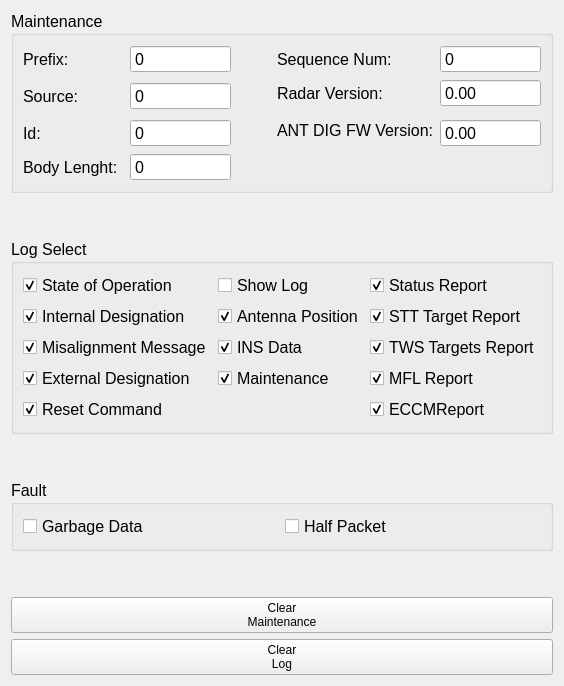
       <widget class="QWidget" name="tab_4">
        <attribute name="title">
         <string>Maintenance</string>
        </attribute>
        <layout class="QVBoxLayout" name="verticalLayout_7">
         <item>
          <widget class="QGroupBox" name="groupBox_3">
           <property name="font">
            <font>
             <pointsize>12</pointsize>
            </font>
           </property>
           <property name="title">
            <string>Maintenance</string>
           </property>
           <layout class="QGridLayout" name="gridLayout_18">
            <item row="1" column="0" rowspan="2">
             <widget class="QLabel" name="lblMFLRepSource_3">
              <property name="text">
               <string>Source:</string>
              </property>
             </widget>
            </item>
            <item row="0" column="4">
             <widget class="QDoubleSpinBox" name="sbMaintSeqNum">
              <property name="readOnly">
               <bool>true</bool>
              </property>
              <property name="buttonSymbols">
               <enum>QAbstractSpinBox::ButtonSymbols::NoButtons</enum>
              </property>
              <property name="decimals">
               <number>0</number>
              </property>
              <property name="maximum">
               <double>42949672951321.000000000000000</double>
              </property>
             </widget>
            </item>
            <item row="0" column="0">
             <widget class="QLabel" name="lblMFLRepPrefix_3">
              <property name="text">
               <string>Prefix:</string>
              </property>
             </widget>
            </item>
            <item row="1" column="4">
             <widget class="QDoubleSpinBox" name="sbMaintRdrVer">
              <property name="readOnly">
               <bool>true</bool>
              </property>
              <property name="buttonSymbols">
               <enum>QAbstractSpinBox::ButtonSymbols::NoButtons</enum>
              </property>
              <property name="maximum">
               <double>100000.000000000000000</double>
              </property>
             </widget>
            </item>
            <item row="4" column="0">
             <widget class="QLabel" name="lblMFLRepBodyLen_3">
              <property name="text">
               <string>Body Lenght:</string>
              </property>
             </widget>
            </item>
            <item row="0" column="3">
             <widget class="QLabel" name="lblMFLRepSeqNum_4">
              <property name="text">
               <string>Sequence Num:</string>
              </property>
             </widget>
            </item>
            <item row="1" column="1" rowspan="2">
             <widget class="QSpinBox" name="sbMaintSource">
              <property name="readOnly">
               <bool>true</bool>
              </property>
              <property name="buttonSymbols">
               <enum>QAbstractSpinBox::ButtonSymbols::NoButtons</enum>
              </property>
              <property name="maximum">
               <number>65535</number>
              </property>
              <property name="displayIntegerBase">
               <number>16</number>
              </property>
             </widget>
            </item>
            <item row="0" column="1">
             <widget class="QSpinBox" name="sbMaintPrefix">
              <property name="readOnly">
               <bool>true</bool>
              </property>
              <property name="buttonSymbols">
               <enum>QAbstractSpinBox::ButtonSymbols::NoButtons</enum>
              </property>
              <property name="maximum">
               <number>65535</number>
              </property>
              <property name="displayIntegerBase">
               <number>16</number>
              </property>
             </widget>
            </item>
            <item row="2" column="3" rowspan="2">
             <widget class="QLabel" name="label_18">
              <property name="text">
               <string>ANT DIG FW Version:</string>
              </property>
             </widget>
            </item>
            <item row="1" column="3">
             <widget class="QLabel" name="label_17">
              <property name="text">
               <string>Radar Version:</string>
              </property>
             </widget>
            </item>
            <item row="3" column="0">
             <widget class="QLabel" name="lblMFLRepId_3">
              <property name="text">
               <string>Id:</string>
              </property>
             </widget>
            </item>
            <item row="3" column="4">
             <widget class="QDoubleSpinBox" name="sbMaintAntDigFwVer">
              <property name="readOnly">
               <bool>true</bool>
              </property>
              <property name="buttonSymbols">
               <enum>QAbstractSpinBox::ButtonSymbols::NoButtons</enum>
              </property>
              <property name="maximum">
               <double>100000.000000000000000</double>
              </property>
             </widget>
            </item>
            <item row="4" column="1">
             <widget class="QSpinBox" name="sbMaintBodyLen">
              <property name="readOnly">
               <bool>true</bool>
              </property>
              <property name="buttonSymbols">
               <enum>QAbstractSpinBox::ButtonSymbols::NoButtons</enum>
              </property>
              <property name="maximum">
               <number>65535</number>
              </property>
              <property name="displayIntegerBase">
               <number>10</number>
              </property>
             </widget>
            </item>
            <item row="3" column="1">
             <widget class="QSpinBox" name="sbMaintId">
              <property name="readOnly">
               <bool>true</bool>
              </property>
              <property name="buttonSymbols">
               <enum>QAbstractSpinBox::ButtonSymbols::NoButtons</enum>
              </property>
              <property name="maximum">
               <number>65535</number>
              </property>
              <property name="displayIntegerBase">
               <number>16</number>
              </property>
             </widget>
            </item>
            <item row="0" column="2">
             <spacer name="horizontalSpacer">
              <property name="orientation">
               <enum>Qt::Orientation::Horizontal</enum>
              </property>
              <property name="sizeType">
               <enum>QSizePolicy::Policy::Minimum</enum>
              </property>
              <property name="sizeHint" stdset="0">
               <size>
                <width>40</width>
                <height>20</height>
               </size>
              </property>
             </spacer>
            </item>
           </layout>
          </widget>
         </item>
         <item>
          <spacer name="verticalSpacer_9">
           <property name="orientation">
            <enum>Qt::Orientation::Vertical</enum>
           </property>
           <property name="sizeHint" stdset="0">
            <size>
             <width>20</width>
             <height>40</height>
            </size>
           </property>
          </spacer>
         </item>
         <item>
          <widget class="QGroupBox" name="groupBox_4">
           <property name="font">
            <font>
             <pointsize>12</pointsize>
            </font>
           </property>
           <property name="title">
            <string>Log Select</string>
           </property>
           <layout class="QGridLayout" name="gridLayout_19">
            <item row="0" column="0">
             <widget class="QCheckBox" name="chbLogStateOfOper">
              <property name="font">
               <font>
                <pointsize>12</pointsize>
               </font>
              </property>
              <property name="text">
               <string>State of Operation</string>
              </property>
              <property name="checked">
               <bool>true</bool>
              </property>
             </widget>
            </item>
            <item row="0" column="1">
             <widget class="QCheckBox" name="chbLogShow">
              <property name="font">
               <font>
                <pointsize>12</pointsize>
               </font>
              </property>
              <property name="text">
               <string>Show Log</string>
              </property>
             </widget>
            </item>
            <item row="0" column="2">
             <widget class="QCheckBox" name="chbLogStsRep">
              <property name="font">
               <font>
                <pointsize>12</pointsize>
               </font>
              </property>
              <property name="text">
               <string>Status Report</string>
              </property>
              <property name="checked">
               <bool>true</bool>
              </property>
             </widget>
            </item>
            <item row="1" column="0">
             <widget class="QCheckBox" name="chbLogInterDesig">
              <property name="font">
               <font>
                <pointsize>12</pointsize>
               </font>
              </property>
              <property name="text">
               <string>Internal Designation</string>
              </property>
              <property name="checked">
               <bool>true</bool>
              </property>
             </widget>
            </item>
            <item row="1" column="1">
             <widget class="QCheckBox" name="chbLogAntPos">
              <property name="font">
               <font>
                <pointsize>12</pointsize>
               </font>
              </property>
              <property name="text">
               <string>Antenna Position</string>
              </property>
              <property name="checked">
               <bool>true</bool>
              </property>
             </widget>
            </item>
            <item row="1" column="2">
             <widget class="QCheckBox" name="chbLogSttTarRep">
              <property name="font">
               <font>
                <pointsize>12</pointsize>
               </font>
              </property>
              <property name="text">
               <string>STT Target Report</string>
              </property>
              <property name="checked">
               <bool>true</bool>
              </property>
             </widget>
            </item>
            <item row="2" column="0">
             <widget class="QCheckBox" name="chbLogMisalignMes">
              <property name="font">
               <font>
                <pointsize>12</pointsize>
               </font>
              </property>
              <property name="text">
               <string>Misalignment Message</string>
              </property>
              <property name="checked">
               <bool>true</bool>
              </property>
             </widget>
            </item>
            <item row="2" column="1">
             <widget class="QCheckBox" name="chbLogINSData">
              <property name="font">
               <font>
                <pointsize>12</pointsize>
               </font>
              </property>
              <property name="text">
               <string>INS Data</string>
              </property>
              <property name="checked">
               <bool>true</bool>
              </property>
             </widget>
            </item>
            <item row="2" column="2">
             <widget class="QCheckBox" name="chbLogTwsTarRep">
              <property name="font">
               <font>
                <pointsize>12</pointsize>
               </font>
              </property>
              <property name="text">
               <string>TWS Targets Report</string>
              </property>
              <property name="checked">
               <bool>true</bool>
              </property>
             </widget>
            </item>
            <item row="3" column="0">
             <widget class="QCheckBox" name="chbLogExtDesig">
              <property name="font">
               <font>
                <pointsize>12</pointsize>
               </font>
              </property>
              <property name="text">
               <string>External Designation</string>
              </property>
              <property name="checked">
               <bool>true</bool>
              </property>
             </widget>
            </item>
            <item row="3" column="1">
             <widget class="QCheckBox" name="chbLogMaint">
              <property name="font">
               <font>
                <pointsize>12</pointsize>
               </font>
              </property>
              <property name="text">
               <string>Maintenance</string>
              </property>
              <property name="checked">
               <bool>true</bool>
              </property>
             </widget>
            </item>
            <item row="3" column="2">
             <widget class="QCheckBox" name="chbLogMflRep">
              <property name="font">
               <font>
                <pointsize>12</pointsize>
               </font>
              </property>
              <property name="text">
               <string>MFL Report</string>
              </property>
              <property name="checked">
               <bool>true</bool>
              </property>
             </widget>
            </item>
            <item row="4" column="0">
             <widget class="QCheckBox" name="chbLogRstCmd">
              <property name="font">
               <font>
                <pointsize>12</pointsize>
               </font>
              </property>
              <property name="text">
               <string>Reset Command</string>
              </property>
              <property name="checked">
               <bool>true</bool>
              </property>
             </widget>
            </item>
            <item row="4" column="2">
             <widget class="QCheckBox" name="chbLogJamRep">
              <property name="font">
               <font>
                <pointsize>12</pointsize>
               </font>
              </property>
              <property name="text">
               <string>ECCMReport</string>
              </property>
              <property name="checked">
               <bool>true</bool>
              </property>
             </widget>
            </item>
           </layout>
          </widget>
         </item>
         <item>
          <spacer name="verticalSpacer_10">
           <property name="orientation">
            <enum>Qt::Orientation::Vertical</enum>
           </property>
           <property name="sizeHint" stdset="0">
            <size>
             <width>20</width>
             <height>40</height>
            </size>
           </property>
          </spacer>
         </item>
         <item>
          <widget class="QGroupBox" name="groupBox_10">
           <property name="font">
            <font>
             <pointsize>12</pointsize>
            </font>
           </property>
           <property name="title">
            <string>Fault</string>
           </property>
           <layout class="QGridLayout" name="gridLayout_20">
            <item row="0" column="0">
             <widget class="QCheckBox" name="chbFaultGarbageData">
              <property name="font">
               <font>
                <pointsize>12</pointsize>
               </font>
              </property>
              <property name="text">
               <string>Garbage Data</string>
              </property>
             </widget>
            </item>
            <item row="0" column="1">
             <widget class="QCheckBox" name="chbFaultHalfPac">
              <property name="font">
               <font>
                <pointsize>12</pointsize>
               </font>
              </property>
              <property name="text">
               <string>Half Packet</string>
              </property>
             </widget>
            </item>
           </layout>
          </widget>
         </item>
         <item>
          <spacer name="verticalSpacer_11">
           <property name="orientation">
            <enum>Qt::Orientation::Vertical</enum>
           </property>
           <property name="sizeHint" stdset="0">
            <size>
             <width>20</width>
             <height>40</height>
            </size>
           </property>
          </spacer>
         </item>
         <item>
          <layout class="QVBoxLayout" name="verticalLayout_6">
           <item>
            <widget class="QPushButton" name="pbClearMaintenance">
             <property name="text">
              <string>Clear
Maintenance</string>
             </property>
            </widget>
           </item>
           <item>
            <widget class="QPushButton" name="pbClearLogTable">
             <property name="text">
              <string>Clear
Log</string>
             </property>
            </widget>
           </item>
          </layout>
         </item>
        </layout>
       </widget>
